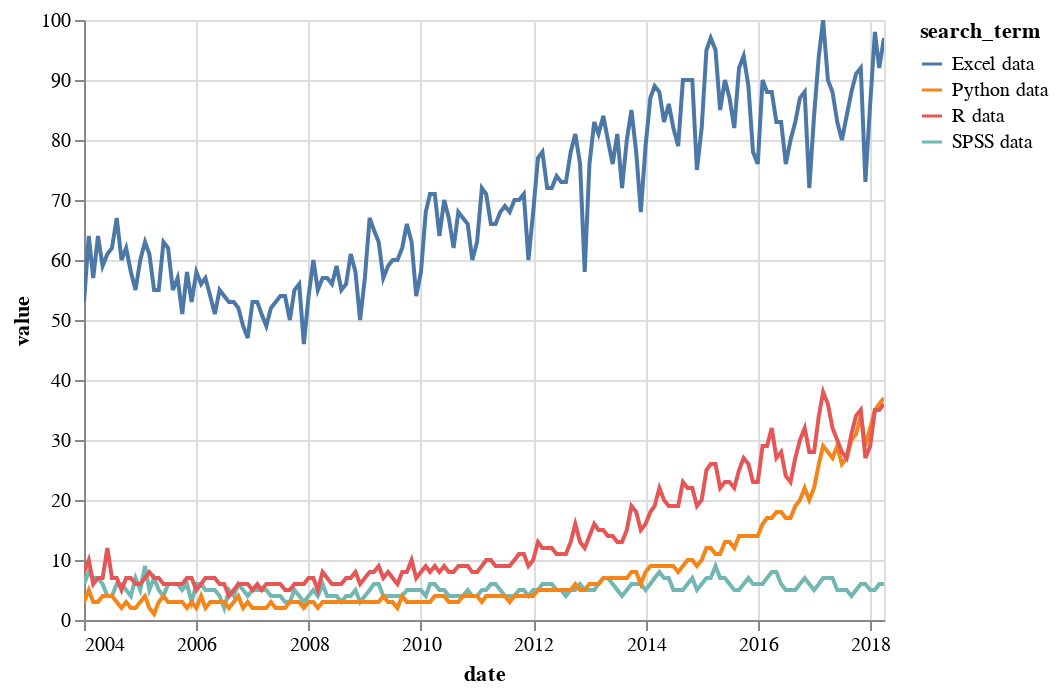

The cell this chart's notebook holds for it:
### Markdown cell above
El problema es que el eje X se piensa que es un texto, no como una fecha, que se pone con :T

### Code cell
alt.Chart(trends).mark_line().encode(
    x="date:T",
    y="value",
    color="search_term"
).interactive()

### Figure 1 — Vega-Lite specification as saved in the notebook (floating-point values rounded to 4 significant figures; data arrays with more than 128 entries replaced by an {"elided": "..."} marker saying what was removed)
{"config": {"view": {"continuousWidth": 400, "continuousHeight": 300}}, "data": {"name": "data-e98c37ccd35f211240bd82ee68b1da10"}, "mark": "line", "encoding": {"color": {"type": "nominal", "field": "search_term"}, "x": {"type": "temporal", "field": "date"}, "y": {"type": "quantitative", "field": "value"}}, "selection": {"selector005": {"type": "interval", "bind": "scales", "encodings": ["x", "y"]}}, "$schema": "https://vega.github.io/schema/vega-lite/v4.8.1.json", "datasets": {"data-e98c37ccd35f211240bd82ee68b1da10": {"elided": "688 records"}}}
